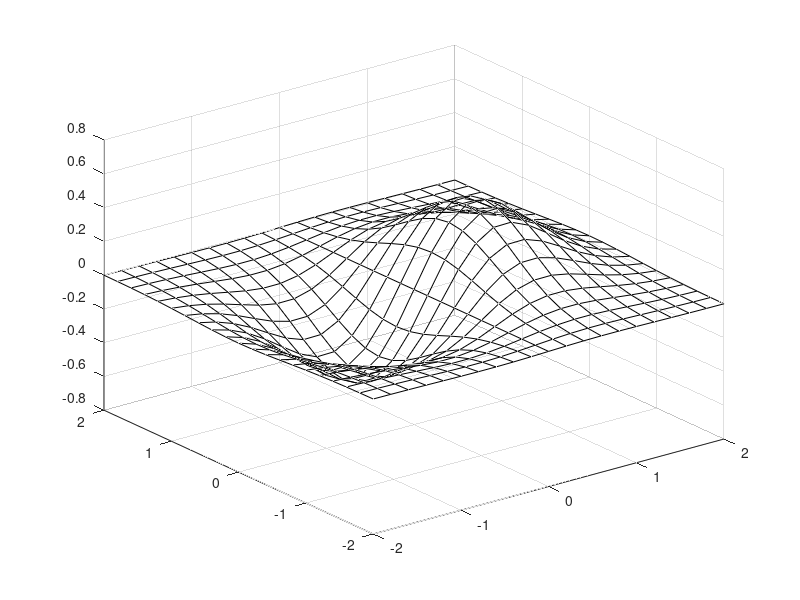

This chart was generated by the following MATLAB code:
[x,y]=meshgrid([-2:.2:2]);
z=x.*exp(-x.^2-y.^2);
surf(x,y,z,gradient(z));
axis tight
surf(x,y,z,'FaceAlpha','flat','AlphaDataMapping','scaled','AlphaData',gradient(z),'FaceColor','blue');